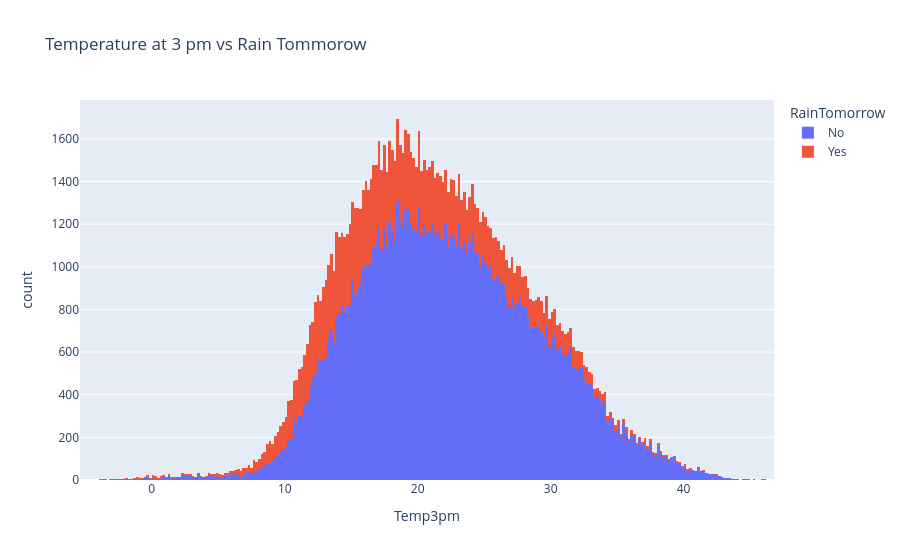

Write notebook code for a chart like this one.
### Code cell
px.histogram(raw_df,x='Temp3pm',title='Temperature at 3 pm vs Rain Tommorow ',color='RainTomorrow')

### Figure 1 — Plotly figure (JSON) as saved in the notebook; plotly's stock layout.template omitted (floating-point values rounded to 4 significant figures; data arrays with more than 128 entries replaced by an {"elided": "..."} marker saying what was removed)
{"data": [{"bingroup": "x", "hovertemplate": "RainTomorrow=No<br>Temp3pm=%{x}<br>count=%{y}<extra></extra>", "legendgroup": "No", "marker": {"color": "#636efa", "pattern": {"shape": ""}}, "name": "No", "orientation": "v", "showlegend": true, "type": "histogram", "x": {"elided": "109586 float values"}, "xaxis": "x", "yaxis": "y"}, {"bingroup": "x", "hovertemplate": "RainTomorrow=Yes<br>Temp3pm=%{x}<br>count=%{y}<extra></extra>", "legendgroup": "Yes", "marker": {"color": "#EF553B", "pattern": {"shape": ""}}, "name": "Yes", "orientation": "v", "showlegend": true, "type": "histogram", "x": {"elided": "31201 float values"}, "xaxis": "x", "yaxis": "y"}], "layout": {"barmode": "relative", "legend": {"title": {"text": "RainTomorrow"}, "tracegroupgap": 0}, "title": {"text": "Temperature at 3 pm vs Rain Tommorow "}, "xaxis": {"anchor": "y", "domain": [0, 1], "title": {"text": "Temp3pm"}}, "yaxis": {"anchor": "x", "domain": [0, 1], "title": {"text": "count"}}}}
